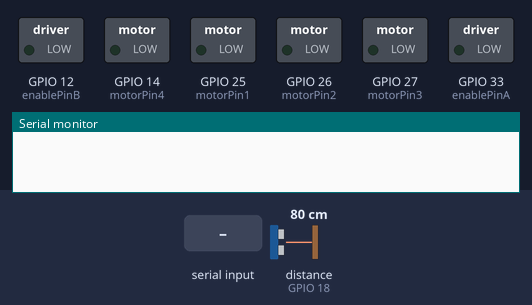
Bench run of a sketch on a simulated ESP32. On the bench: switched loads named in the sketch (green lamp = pin HIGH), the last lines printed to the serial monitor. The test bench sets the inputs (shaded band); at power-on: distance to the obstacle (sensor on GPIO 18) 80 cm. The echo pulse lasts 58.3 µs per cm; nothing arrives over Bluetooth unless stated; pins used as bus, display or sensor lines are not drawn.

Above: at 1.2 s.
1.3 s: "A" received over the second serial link
At 2.4 s:
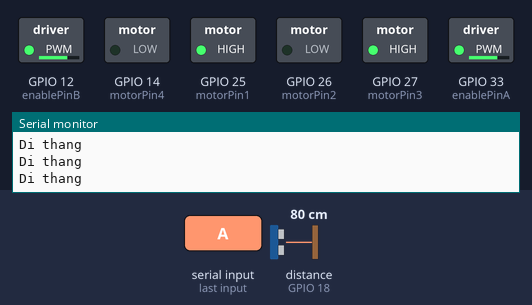
2.8 s: distance to the obstacle (sensor on GPIO 18) set to 19 cm
4.3 s: distance to the obstacle (sensor on GPIO 18) set to 14 cm
At 5.2 s:
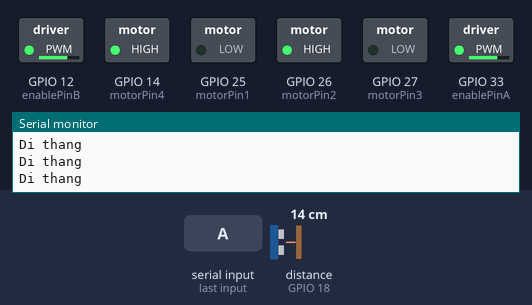
7.3 s: distance to the obstacle (sensor on GPIO 18) set to 35 cm
At 8.6 s:
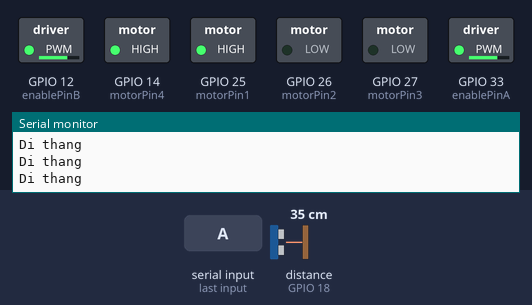
10.3 s: distance to the obstacle (sensor on GPIO 18) set to 2 cm
At 12.8 s:
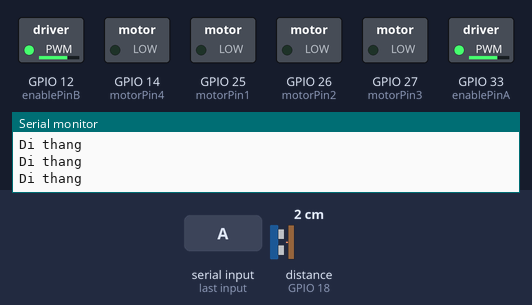
13.3 s: "T" received over the second serial link
At 14.6 s:
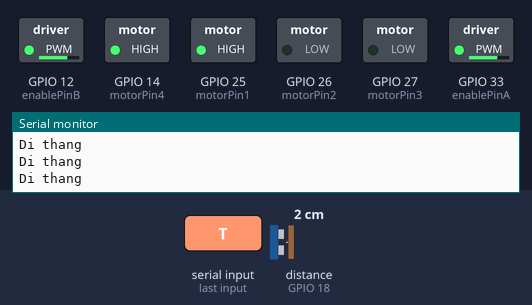
Timing chart, 0 to 16.3 s (numbered marks = the images above; inputs shaded):
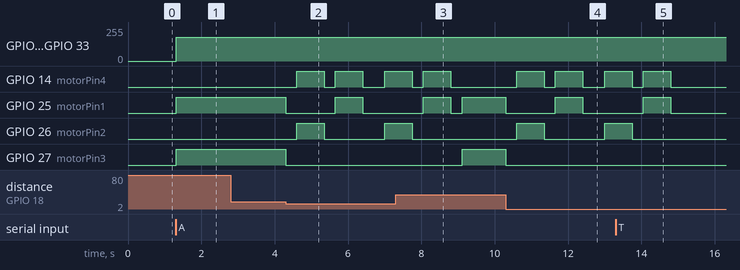

Measured:
- the behaviour switches between 17 and 16 cm on distance to the obstacle (sensor on GPIO 18) (found by bisection; images 1 and 2)
- after the input at 1.3 s, GPIO 12 (enablePinB), GPIO 33 (enablePinA): 0/255 → 179/255 at once; GPIO 25 (motorPin1), GPIO 27 (motorPin3): LOW → HIGH at once
- after the input at 4.3 s, GPIO 14 (motorPin4): goes HIGH 0.75 s, LOW 0.30 s, HIGH 0.75 s, LOW 0.60 s, then HIGH, starting after 0.30 s; GPIO 25 (motorPin1): HIGH → LOW at once, → HIGH 1.4 s later, → LOW 0.75 s later; GPIO 26 (motorPin2): LOW → HIGH after 0.30 s, → LOW 0.75 s later, → HIGH 1.7 s later; GPIO 27 (motorPin3): HIGH → LOW at once
- after the input at 7.3 s, GPIO 14 (motorPin4): goes on until 8.8 s, then stays LOW; GPIO 26 (motorPin2): goes on until 7.8 s, then stays LOW; GPIO 27 (motorPin3): LOW → HIGH after 1.8 s
- after the input at 10.3 s, GPIO 14 (motorPin4): goes HIGH 0.75 s, LOW 0.30 s, HIGH 0.75 s, LOW 0.60 s, then HIGH, starting after 0.31 s; GPIO 25 (motorPin1): HIGH → LOW at once, → HIGH 1.4 s later, → LOW 0.75 s later; GPIO 26 (motorPin2): LOW → HIGH after 0.31 s, → LOW 0.75 s later, → HIGH 1.7 s later; GPIO 27 (motorPin3): HIGH → LOW at once
- after the input at 13.3 s, GPIO 14 (motorPin4), GPIO 25 (motorPin1): goes on until 14.8 s, then stays LOW; GPIO 26 (motorPin2): goes on until 13.8 s, then stays LOW

The sketch:

Half.ino
```cpp
#include <BluetoothSerial.h>


const int trigPin = 19 ;
const int echoPin = 18;

const int enablePinA = 33;
const int motorPin1  = 25;
const int motorPin2  = 26;
const int motorPin3  = 27;
const int motorPin4  = 14;
const int enablePinB = 12;

const int turnDelay = 750;
const int stopDelay = 300;
const int minDistance = 15;

int   status1= false ;
int   status2= false ;
int motorSpeed = 180;
long khoangcach1 = 0;
char kytu ;
String chuoi;


// Khai báo biến PWM
const int freq = 30000;
const int channel = 0;
const int resolution = 8;
// Khai báo biến bluetooth
BluetoothSerial serialBT;


void setup()
{
  // put your setup code here, to run once:
  Serial.begin(9600);
  serialBT.begin("Control Car");

  pinMode(trigPin, OUTPUT);
  pinMode(echoPin, INPUT);

  pinMode(enablePinA, OUTPUT);
  pinMode(motorPin1,  OUTPUT);
  pinMode(motorPin2,  OUTPUT);
  pinMode(motorPin3,  OUTPUT);
  pinMode(motorPin4,  OUTPUT);
  pinMode(enablePinB, OUTPUT);

  // Khởi tạo PWM để điều khiển tốc độ động cơ
  ledcSetup(channel, freq, resolution);
  ledcAttachPin(enablePinA, channel);
  ledcAttachPin(enablePinB, channel);
  // ttc=0; //trang thai nut nhan chuyen
}

void loop()
{
  // dokhoangcach();
  voice();
   if (serialBT.available())
   {
    kytu=serialBT.read();
    chuoi=chuoi+kytu;
    Serial.println(kytu);

    if (kytu == 'A')
    {
      status1 = true;
    }
    else if (kytu == 'T')
    {
      status1 = false;
    }
     if (kytu == 'M')
    {
      status2 = true;
    }
    else if (kytu == 'N')
    {
      status2 = false;
    }
  }
   if (status1)
   {
     autocar();
   }
     if (status2)
   {
     manual();
   }
}


void voice()
{
    if(chuoi.indexOf("thẳng")>=0)
      {
        carforward();
        delay(2000);
        carstop();
        chuoi="";
      }
    if(chuoi.indexOf("lùi")>=0)
      {
        carbackward();
        delay(2000);
        carstop();
        Serial.println(chuoi);
        chuoi="";
      }
     if(chuoi.indexOf("trái")>=0)
      {
        carturnleft();
        delay(750);
        carstop();
        Serial.println(chuoi);
        chuoi="";

      }
    if(chuoi.indexOf("phải")>=0)
      {
        carturnright();
        delay(750);
        carstop();
        Serial.println(chuoi);
        chuoi="";

      }
}
void manual()
{
    Serial.write(kytu);
    switch(kytu)
    {
      case 'U':
        carforward();
        break;
      case 'D':
        carbackward();
        break;
      case 'L':
        carturnleft();
        break;
      case 'R':
        carturnright();
        break;
      case 'S':
        carstop();
        break;
    }

}

void carforward()
{
  digitalWrite(motorPin1, HIGH);
  digitalWrite(motorPin2, LOW);
  digitalWrite(motorPin3, HIGH);
  digitalWrite(motorPin4, LOW);
  ledcWrite(channel, motorSpeed);
}
void carbackward() {
  digitalWrite(motorPin1, LOW);
  digitalWrite(motorPin2, HIGH);
  digitalWrite(motorPin3, LOW);
  digitalWrite(motorPin4, HIGH);
  ledcWrite(channel, motorSpeed);
}
void carturnleft()
{
  digitalWrite(motorPin1, HIGH);
  digitalWrite(motorPin2, LOW);
  digitalWrite(motorPin3, LOW);
  digitalWrite(motorPin4, HIGH);
  ledcWrite(channel, motorSpeed);
}
void carturnright()
{
  digitalWrite(motorPin1, LOW);
  digitalWrite(motorPin2, HIGH);
  digitalWrite(motorPin3, HIGH);
  digitalWrite(motorPin4, LOW);
  ledcWrite(channel, motorSpeed);
}
void carstop() {
  digitalWrite(motorPin1, LOW);
  digitalWrite(motorPin2, LOW);
  digitalWrite(motorPin3, LOW);
  digitalWrite(motorPin4, LOW);
}
void autocar() {
  long khoangcach = 0;
  khoangcach = dokhoangcach();

  if (khoangcach > minDistance || khoangcach == 0) {
    khoangcach = dokhoangcach();
    if (khoangcach > minDistance || khoangcach == 0) {
      carforward();
      Serial.println("Di thang");
    }
  }
  else {
    carstop();
    delay(stopDelay);
    khoangcach1 = dokhoangcach();
    if (khoangcach1 < 15 || khoangcach == minDistance )
    {
      carstop();
      carbackward();
      delay(turnDelay);
      carstop();
      delay(stopDelay);
      carturnleft();
      delay(turnDelay);
      carstop();
      delay(stopDelay);
    }
    else {
      carstop();
      carforward();
      Serial.println("Di thang");
    }
  }
}

long dokhoangcach() {
  digitalWrite(trigPin, LOW);
  delayMicroseconds(2);
  digitalWrite(trigPin, HIGH);
  delayMicroseconds(10);
  digitalWrite(trigPin, LOW);
  long thoigian = pulseIn(echoPin, HIGH);
  long khoangcach = thoigian / 2 / 29.412; //* 0.034 / 2;  /
  return khoangcach;
}
```
